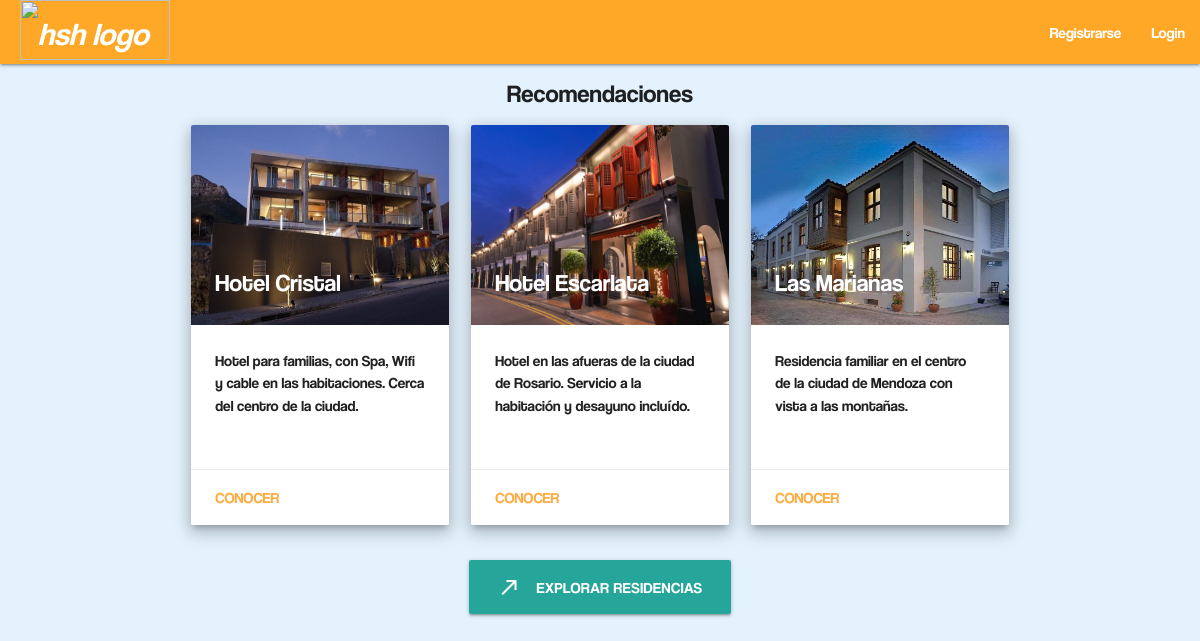
The page / on the database its author committed.
### main/models.py (models this page shows, shortened)
class Residencia(models.Model):
	nombre = models.CharField(max_length=50)
	dirección = models.CharField(max_length=200)
	ciudad = models.CharField(max_length=100)
	pais = models.CharField(max_length=30)
	descripcion = models.TextField()
	habitaciones = models.IntegerField(default=0)
	personas = models.IntegerField(default=0)
	baños = models.IntegerField(default=0)
	class Meta:
		ordering = ['nombre']
	def primerFoto(self):
		if self.imagenes.exists():
			return self.imagenes.first().imagen.name[12:]
		else:
			return "fotos/68184730.jpg"

class Imagen(models.Model):
	residencia = models.ForeignKey(Residencia,on_delete=models.CASCADE,related_name='imagenes')
	imagen = models.ImageField(upload_to=('staticfiles/fotos'))

### main/views.py (the view)
# urls.py: path("", views.homepage, name="homepage"),
def homepage(request):
    if request.user.is_authenticated: #si hay una sesion iniciada
        return render(request=request,
                      template_name="main/homes/home_logged_in.html",
                      context={"residencias": Residencia.objects.all()[:3]})
    else: #si no hay una sesion iniciada
        return render(request=request,
                      template_name="main/homes/home.html",
                      context={"residencias": Residencia.objects.all()[:3]})

### main/templates/main/homes/home.html (shortened to what this page needs)
{% extends "main/headers/header.html" %}
{% load staticfiles %}
{% block content %}
<body>
  <h5 class="centrar">Recomendaciones</h5>
    <div class="row">
      {% for r in residencias %}
        <div class="col s12 m7 l4">
          <div class="card medium z-depth-3">
            <div class="card-image">
              <img src="{% static r.primerFoto %}" height="200"/>
              <span class="card-title style="text-shadow: -1px 0 black, 0 1px black, 1px 0 black, 0 -1px black;">{{r.nombre}}</span>
            </div>
            <div class="card-content" style="overflow: auto">
              <p>{{r.descripcion}}</p><br>
            </div>
            <div class="card-action">
              <a href="/login">Conocer</a>
            </div>
          </div>
        </div>
      {% endfor %}
    </div>
    <div class="centrar"><a href="/login" class="waves-effect waves-light btn-large">
      <i class="material-icons left">call_made</i>Explorar residencias</a></div>
  </body>
{% endblock %}

### staticfiles/css/main.css (style rules this page uses)
.centrar { display: flex; justify-content: center; }
body { background: #e3f2fd; font-family: coolvetica; }

### rows shown on the page
Residencia: id.imagen (picture), nombre "Hotel Cristal", descripcion "Hotel para familias, con Spa, Wifi y cable en las habitaciones. Cerca del centro de la ciudad."
Residencia: id.imagen (picture), nombre "Hotel Escarlata", descripcion "Hotel en las afueras de la ciudad de Rosario. Servicio a la habitación y desayuno incluído."
Residencia: id.imagen (picture), nombre "Las Marianas", descripcion "Residencia familiar en el centro de la ciudad de Mendoza con vista a las montañas."
